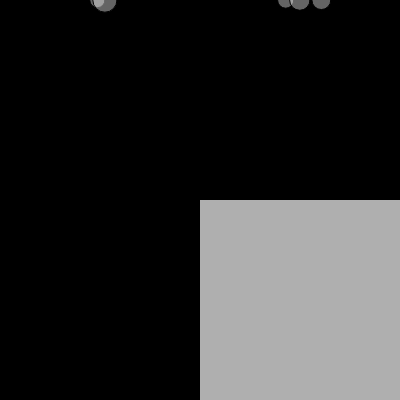
Frame 1 (no input)
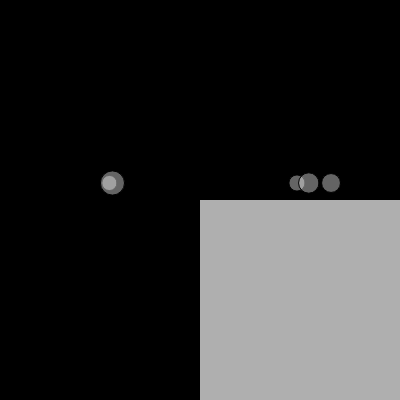
Frame 60 (no input)
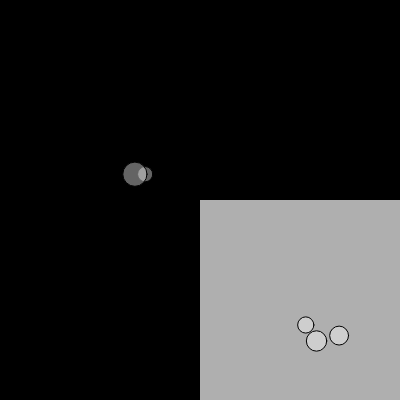
Frame 120 (the mouse pressed at the canvas centre since frame 60)

The p5.js sketch that drew these frames (run headless with seeded random() and noise() and a simulated clock; from frame 60 on, the mouse is pressed at the canvas centre):

// p5.js sketch
// ── sketch.js
// force with gravity applying equally to all items regardless of mass
// and wind force applying based on mass
// and a liquid with drag

let b = [];
let l;
function setup() {
	createCanvas(400, 400);
	for (let i = 0; i < 5; i++) {
		b[i] = new Ball();
	}
	// Liquid will provide drag, is its own object (last number is coefficient of friction)
	l = new Liquid(width/2, height/2, width/2, height/2, 0.05);
}

function draw() {
  background(0);
	l.display();

	let wind = createVector(0.01, 0);

	for (let i = 0; i < b.length; i++) {
		let gravity = createVector(0, 0.1);
		// hack: multiply gravity by b[i].mass so gravity applies equally to all objects
		// applyForce divides by mass, so mass will be neutralized for gravity
		// but still apply to other forces, like wind
		let temp = p5.Vector.mult(gravity, b[i].mass);
		b[i].applyForce(temp);
		b[i].applyForce(wind);

		if (b[i].isIn(l)) {
			b[i].dragForce(l);
		}

		b[i].move();
		b[i].bounce();
		b[i].display();
	}

}


class Ball {
	constructor() {
		this.loc = createVector(random(width), 0);
		this.vel = createVector(0, 0);
		this.acc = createVector(0, 0);
		this.mass = random(1, 4);
	}

  // Newton's 2nd law: F = MA | A = F/M
	applyForce(force) {
		// static method does not alter original force vector (for calls on subsequent Objects)
		this.tempForce = p5.Vector.div(force, this.mass);
		this.acc.add(this.tempForce);
	}

	move() {
		this.vel.add(this.acc);
		this.loc.add(this.vel);
		// reset acceleration
		this.acc.mult(0);
	}

	bounce() {
		if ((this.loc.x > width) || (this.loc.x < 0)) {
			this.vel.x *= -1;
			this.acc.x *= -1;
		}
		if ((this.loc.y > height) || (this.loc.y < 0)) {
			this.vel.y *= -1;
			this.acc.y *= -1;
		}
	}

	display() {
		stroke(1);
		fill(255, 100);
		// size based on mass (visual representation of mass)
		ellipse(this.loc.x, this.loc.y, this.mass * 10, this.mass * 10);
	}

  // check if ball is in the liquid area
	isIn(area) {
		if ((this.loc.x > area.x) && (this.loc.x < area.x + area.w) && (this.loc.y > area.y) && (this.loc.y < area.y + area.h)) {
			return true;
		}
		else {
			return false;
		}
	}

  // apply drag: Fd = -1/2(P)(v^2)(A)(Cd)(v(normalized))
	// we assume P, A = 1: then insert the other factors (Cd (coefficient of drag) comes from liquid object)
	dragForce(area) {
		this.speed = this.vel.mag();
		this.dragMag = area.drag * this.speed * this.speed; // Cd * v^2

		this.drag = this.vel.copy();
		this.drag.normalize();
		this.drag.mult(-1); // (-1) * (v(normalized))

		this.drag.mult(this.dragMag); // multiply the whole formula together
		this.applyForce(this.drag); // applyForce
	}
}

class Liquid {
	constructor(x, y, w, h, d) {
		this.x = x;
		this.y = y;
		this.w = w;
		this.h = h;
		this.drag = d;
	}

	display() {
		noStroke();
		fill(175);
		rect(this.x, this.y, this.w, this.h);
	}
}
